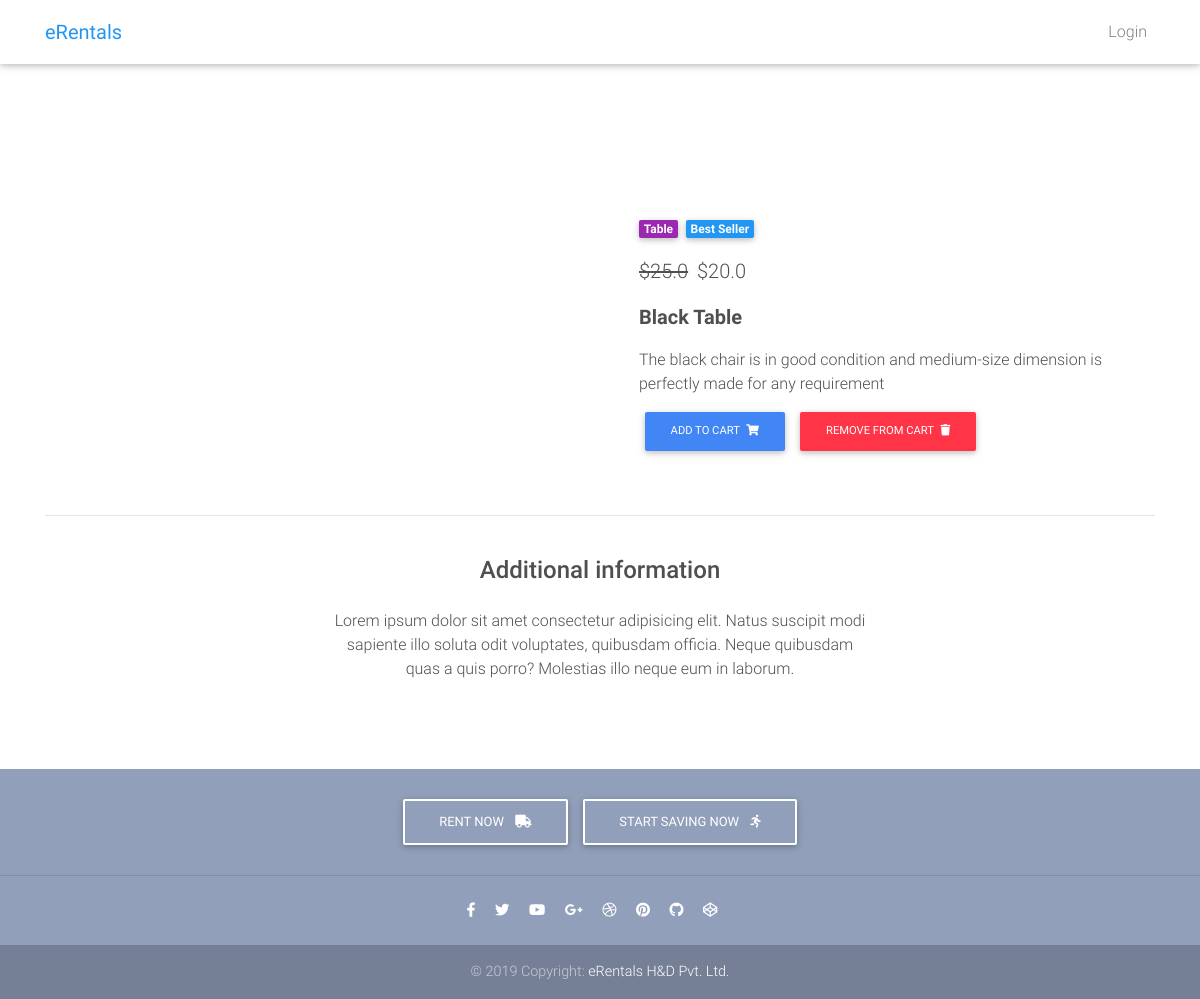
Screenshot of /product/2/ with the database file from the repository.
### core/models.py (models this page shows, shortened)
class Item(models.Model) :
    item_name = models.CharField(max_length=100)
    price = models.FloatField()
    discount_price = models.FloatField(blank=True, null=True)
    category = models.CharField(choices=CATEGORY, max_length=2)
    label = models.CharField(choices=LABEL, max_length=2)
    description = models.TextField()
    def get_add_to_cart_url(self) :
        return reverse("core:add-to-cart", kwargs={
            "pk" : self.pk
        })
    def get_remove_from_cart_url(self) :
        return reverse("core:remove-from-cart", kwargs={
            "pk" : self.pk
        })

### core/views.py (the view)
# urls.py: path('product/<pk>/', ProductView.as_view(), name='product'),
class ProductView(DetailView):
    model = Item
    template_name = "product.html"

### core/templates/product.html (shortened to what this page needs)
{% extends 'base.html' %}
{% block content %}
  <main class="mt-5 pt-4">
    <div class="container dark-grey-text mt-5">
      <div class="row wow fadeIn">
        <div class="col-md-6 mb-4">
        </div>
        <div class="col-md-6 mb-4">
          <div class="p-4">
            <div class="mb-3">
              <a href="">
                <span class="badge purple mr-1">{{ object.get_category_display }}</span>
              </a>
              <a href="">
                <span class="badge blue mr-1">{{ object.get_label_display }}</span>
              </a>
            </div>
            <p class="lead">
            {% if object.discount_price %}
              <span class="mr-1">
              <del>${{ object.price }}</del>
              </span>
              <span>${{ object.discount_price }}</span>
            {% else %}
             <span>${{ object.price }}</span>
            {% endif %}
            </p>
            <p class="lead font-weight-bold">{{ object.item_name }}</p>
            <p>{{ object.description }}</p>
            <a href="{{ object.get_add_to_cart_url }}" class="btn btn-primary btn-md my-0 p" >Add to cart
                <i class="fas fa-shopping-cart ml-1"></i>
            </a>
            <a href="{{ object.get_remove_from_cart_url }}" class="btn btn-danger btn-md my-0 p" >Remove From cart
                <i class="fas fa-trash ml-1"></i>
            </a>
          </div>
        </div>
      </div>
      <hr>
      <div class="row d-flex justify-content-center wow fadeIn">
        <div class="col-md-6 text-center">
          <h4 class="my-4 h4">Additional information</h4>
          <p>Lorem ipsum dolor sit amet consectetur adipisicing elit. Natus suscipit modi sapiente illo soluta odit
            voluptates,
            quibusdam officia. Neque quibusdam quas a quis porro? Molestias illo neque eum in laborum.</p>
        </div>
      </div>
      <div class="row wow fadeIn">
        <div class="col-lg-4 col-md-12 mb-4">
        </div>
        <div class="col-lg-4 col-md-6 mb-4">
        </div>
        <div class="col-lg-4 col-md-6 mb-4">
        </div>
      </div>
    </div>
  </main>
{% endblock content %}

### core/templates/base.html (style rules this page uses)
html, body, header, .carousel { height: 60vh; }

### rows the page displays
Item: category "Table", label "Best Seller", price "25.0", discount_price "20.0", item_name "Black Table", description "The black chair is in good condition and medium-size dimension is perfectly made for any requirement"
